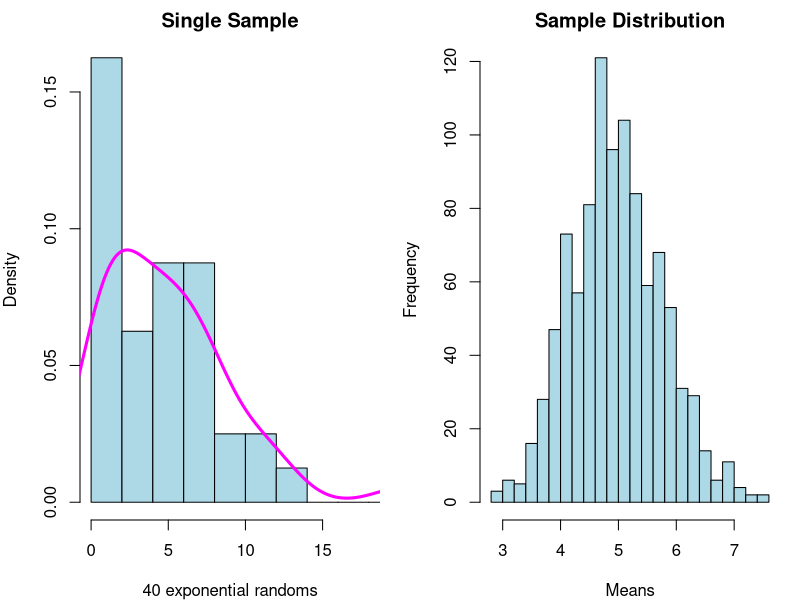
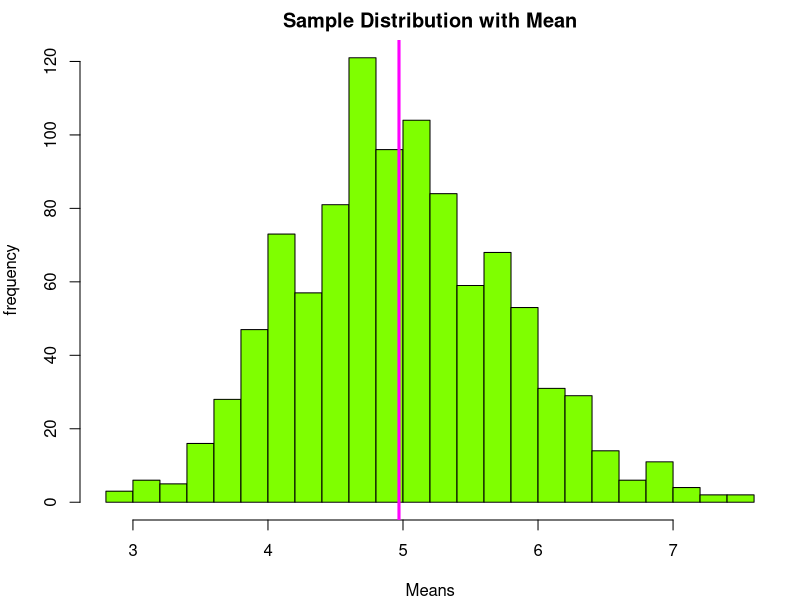

Reproduce these figures in R, in order.
## ---- chunk 1
set.seed(301)

lambda<-0.2; # given parameters
n<-40

Ksims<-NULL; # using code from the example provided
for (i in 1 : 1000) Ksims = c(Ksims, mean(rexp(n, lambda)))
## ---- chunk 2
par(mfrow=c(1,2), mar=c(4,4,2,1))
singlesample<-rexp(n, lambda)
hist(singlesample, prob=TRUE, breaks=20, main="Single Sample", col="lightblue", xlab="40 exponential randoms", xlim=c(0,18))
lines(density(singlesample), col="magenta", lwd=3, lty=1)

hist(Ksims, col="lightblue", breaks=20, main="Sample Distribution", xlab="Means")
## ---- chunk 3
mean(Ksims)
## ---- chunk 4
par(mfrow=c(1,1))
hist(Ksims, col="chartreuse", breaks=20, main="Sample Distribution with Mean", xlab="Means", ylab="frequency")
abline(v=mean(Ksims), lwd=3, col="magenta")
